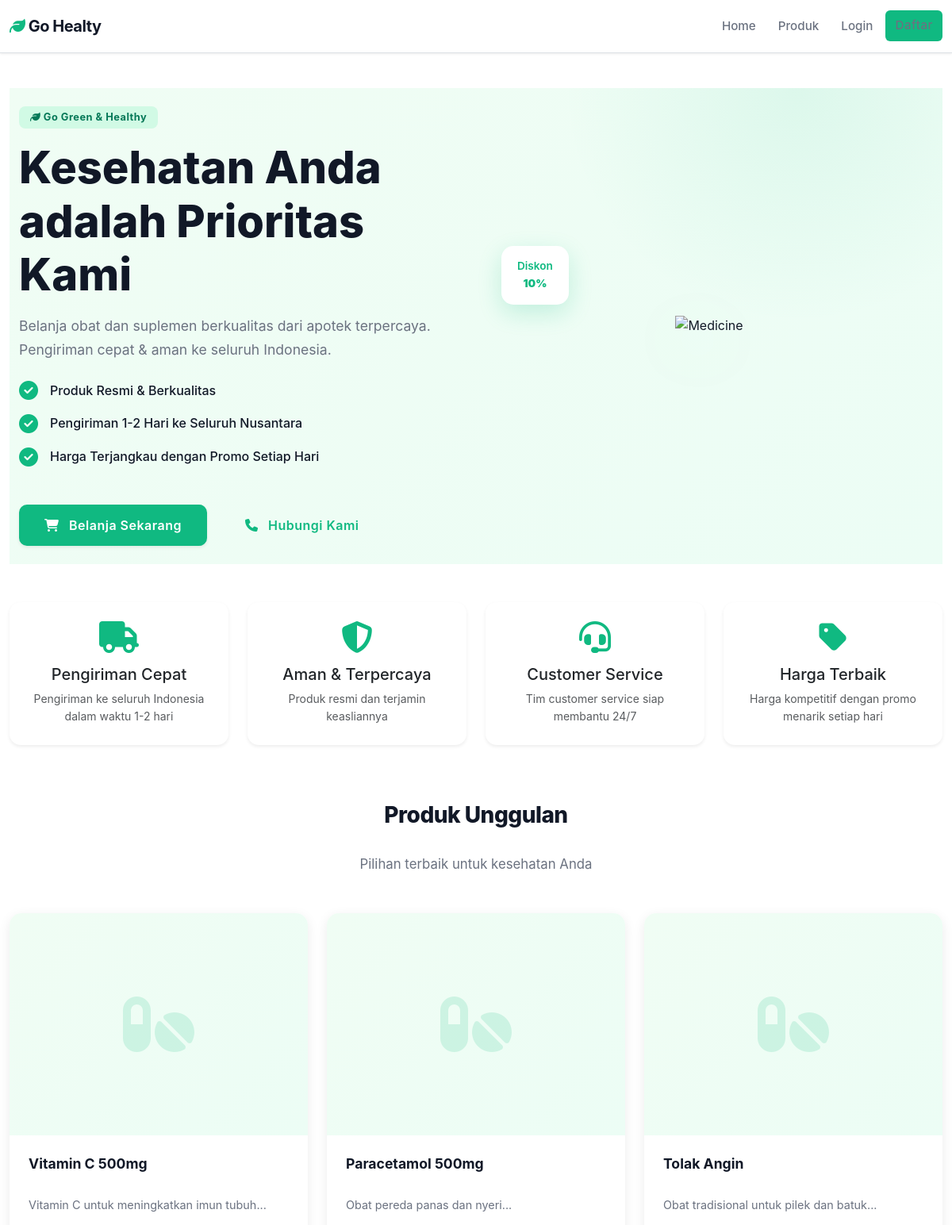
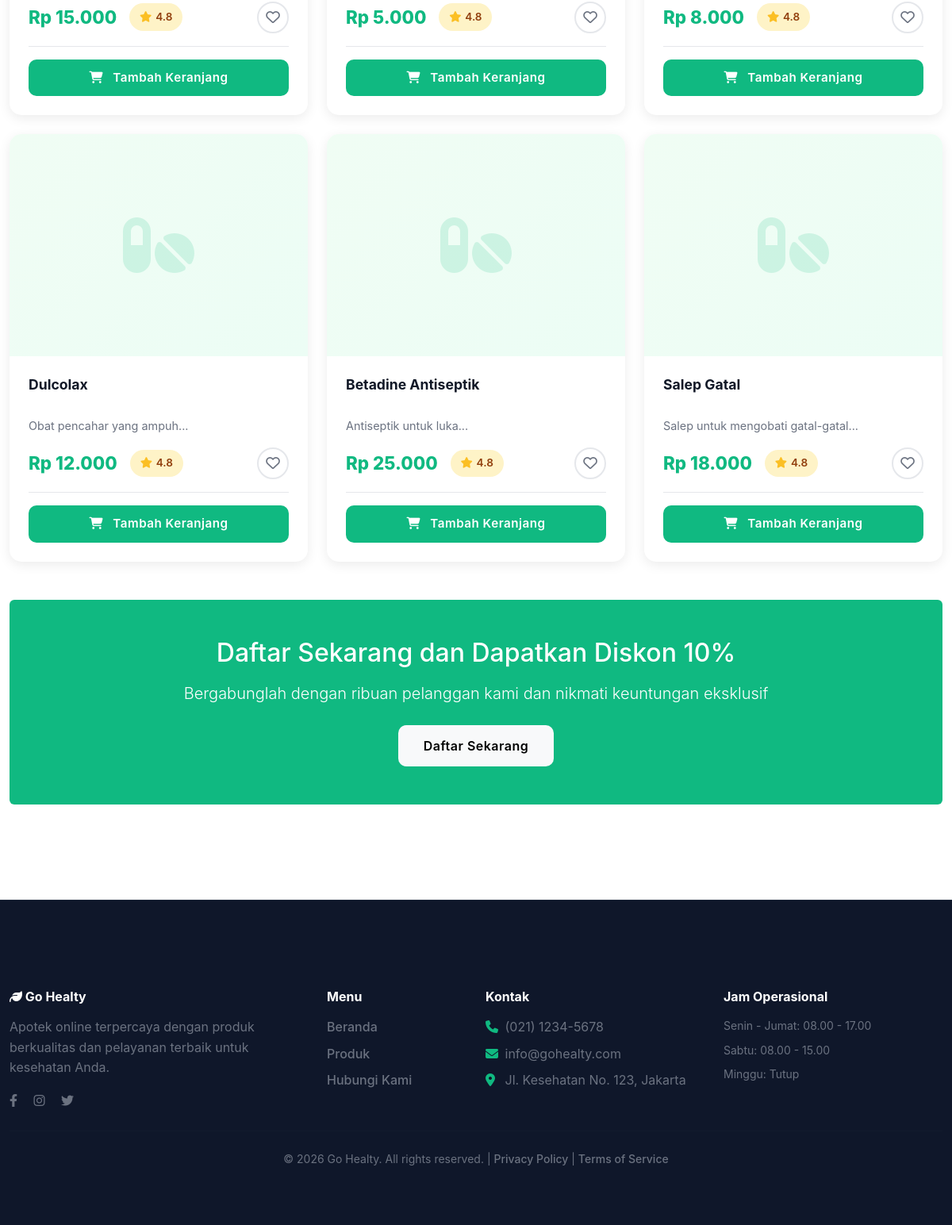
The page /pages/index.php on the database its author committed (2 pictures, top to bottom).
### tables this page shows
CREATE TABLE `medicines` (
  `medicine_id` int(11) NOT NULL,
  `medicine_name` varchar(100) NOT NULL,
  `category_id` int(11) NOT NULL,
  `description` text DEFAULT NULL,
  `composition` varchar(255) DEFAULT NULL,
  `price` decimal(10,2) NOT NULL,
  `stock` int(11) NOT NULL DEFAULT 0,
  `unit` varchar(50) DEFAULT NULL,
  `expiry_date` date DEFAULT NULL,
  `manufacturer` varchar(100) DEFAULT NULL,
  `image` varchar(255) DEFAULT NULL,
  `status` enum('available','unavailable') DEFAULT 'available',
  `created_at` timestamp NOT NULL DEFAULT current_timestamp(),
  `updated_at` timestamp NOT NULL DEFAULT current_timestamp() ON UPDATE current_timestamp(),
  `supplier_id` int(11) DEFAULT NULL
);

### includes/config.php (called while the page is built, shortened)
<?php
function isLoggedIn() {
    return isset($_SESSION['user_id']);
}
function formatCurrency($amount) {
    return "Rp " . number_format($amount, 0, ',', '.');
}
?>

### pages/index.php (the view, shortened to what this page needs)
<?php
require_once dirname(__FILE__) . '/../includes/header.php';
?>
<div class="container-fluid">
    <div class="hero-section-premium mb-5">
        <div class="container">
            <div class="row align-items-center min-vh-75">
                <div class="col-lg-6 pe-lg-5">
                    <span class="badge badge-success-soft mb-3">
                        <i class="fas fa-leaf"></i> Go Green & Healthy
                    </span>
                    <h1 class="hero-title mb-3">Kesehatan Anda adalah Prioritas Kami</h1>
                    <p class="hero-subtitle mb-4">Belanja obat dan suplemen berkualitas dari apotek terpercaya. Pengiriman cepat & aman ke seluruh Indonesia.</p>
                    <div class="hero-features mb-5">
                        <div class="feature-item d-flex align-items-center mb-3">
                            <i class="fas fa-check-circle" style="color: #10b981; font-size: 24px; margin-right: 15px;"></i>
                            <span>Produk Resmi & Berkualitas</span>
                        </div>
                        <div class="feature-item d-flex align-items-center mb-3">
                            <i class="fas fa-check-circle" style="color: #10b981; font-size: 24px; margin-right: 15px;"></i>
                            <span>Pengiriman 1-2 Hari ke Seluruh Nusantara</span>
                        </div>
                        <div class="feature-item d-flex align-items-center">
                            <i class="fas fa-check-circle" style="color: #10b981; font-size: 24px; margin-right: 15px;"></i>
                            <span>Harga Terjangkau dengan Promo Setiap Hari</span>
                        </div>
                    </div>
                    <div class="d-flex gap-3 flex-wrap">
                        <a href="<?php echo SITE_URL; ?>pages/products.php" class="btn btn-primary btn-lg shadow-sm">
                            <i class="fas fa-shopping-cart me-2"></i> Belanja Sekarang
                        </a>
                        <a href="<?php echo SITE_URL; ?>pages/contact.php" class="btn btn-outline-success btn-lg">
                            <i class="fas fa-phone me-2"></i> Hubungi Kami
                        </a>
                    </div>
                </div>
                <div class="col-lg-6 text-center">
                    <div class="hero-image-container">
                        <img src="<?php echo SITE_URL; ?>assets/img/hero-medicine.png" alt="Medicine" class="img-fluid hero-image" style="max-width: 100%; height: auto; filter: drop-shadow(0 20px 50px rgba(16, 185, 129, 0.15));">
                        <div class="floating-badge promo-badge">
                            <div class="promo-text">Diskon<br><strong>10%</strong></div>
                        </div>
                    </div>
                </div>
            </div>
        </div>
    </div>
</div>
<div class="container">
    <div class="row mb-5">
        <div class="col-md-3 mb-4">
            <div class="card border-0 text-center shadow-sm">
                <div class="card-body py-4">
                    <i class="fas fa-truck" style="font-size: 40px; color: #10b981; margin-bottom: 15px;"></i>
                    <h5 class="card-title">Pengiriman Cepat</h5>
                    <p class="card-text text-muted small">Pengiriman ke seluruh Indonesia dalam waktu 1-2 hari</p>
                </div>
            </div>
        </div>
        <div class="col-md-3 mb-4">
            <div class="card border-0 text-center shadow-sm">
                <div class="card-body py-4">
                    <i class="fas fa-shield-alt" style="font-size: 40px; color: #10b981; margin-bottom: 15px;"></i>
                    <h5 class="card-title">Aman & Terpercaya</h5>
                    <p class="card-text text-muted small">Produk resmi dan terjamin keasliannya</p>
                </div>
            </div>
        </div>
        <div class="col-md-3 mb-4">
            <div class="card border-0 text-center shadow-sm">
                <div class="card-body py-4">
                    <i class="fas fa-headset" style="font-size: 40px; color: #10b981; margin-bottom: 15px;"></i>
                    <h5 class="card-title">Customer Service</h5>
                    <p class="card-text text-muted small">Tim customer service siap membantu 24/7</p>
                </div>
            </div>
        </div>
        <div class="col-md-3 mb-4">
            <div class="card border-0 text-center shadow-sm">
                <div class="card-body py-4">
                    <i class="fas fa-tag" style="font-size: 40px; color: #10b981; margin-bottom: 15px;"></i>
                    <h5 class="card-title">Harga Terbaik</h5>
                    <p class="card-text text-muted small">Harga kompetitif dengan promo menarik setiap hari</p>
                </div>
            </div>
        </div>
    </div>
    <div class="mb-5">
        <div class="section-header mb-5">
            <h2 class="section-title">Produk Unggulan</h2>
            <p class="section-subtitle">Pilihan terbaik untuk kesehatan Anda</p>
        </div>
        <div class="row g-4">
            <?php
            $result = $conn->query("SELECT * FROM medicines WHERE status = 'available' LIMIT 6");
            if ($result->num_rows > 0) {
                while ($medicine = $result->fetch_assoc()) {
                    ?>
                    <div class="col-lg-4 col-md-6">
                        <div class="product-card-premium h-100">
                            <div class="product-image-wrapper">
                                <?php
                                if (!empty($medicine['image']) && file_exists(SITE_PATH . 'assets/img/medicines/' . $medicine['image'])) {
                                    ?>
                                    <img src="<?php echo SITE_URL; ?>assets/img/medicines/<?php echo htmlspecialchars($medicine['image']); ?>"
                                         alt="<?php echo htmlspecialchars($medicine['medicine_name']); ?>"
                                         class="product-image">
                                    <?php
                                } else {
                                    ?>
                                    <div class="product-image-placeholder">
                                    </div>
                                    <?php
                                }
                                ?>
                            </div>
                            <div class="product-body">
                                <h5 class="product-title"><?php echo htmlspecialchars($medicine['medicine_name']); ?></h5>
                                <p class="product-description"><?php echo htmlspecialchars(substr($medicine['description'], 0, 80)); ?>...</p>
                                <div class="product-footer">
                                    <div class="price-rating">
                                        <span class="product-price"><?php echo formatCurrency($medicine['price']); ?></span>
                                        <div class="rating">
                                            <i class="fas fa-star" style="color: #fbbf24;"></i>
                                            <span class="rating-text">4.8</span>
                                        </div>
                                    </div>
                                    <button class="btn-wishlist" title="Tambah ke Wishlist">
                                        <i class="far fa-heart"></i>
                                    </button>
                                </div>
                                <a href="<?php echo SITE_URL; ?>pages/product-detail.php?id=<?php echo $medicine['medicine_id']; ?>" class="btn btn-add-cart w-100">
                                    <i class="fas fa-shopping-cart me-2"></i> Tambah Keranjang
                                </a>
                            </div>
                        </div>
                    </div>
                    <?php
                }
            } else {
                echo '<p class="text-center">Produk tidak tersedia</p>';
            }
            ?>
        </div>
    </div>
    <div class="bg-green text-white rounded p-5 text-center mb-5" style="background-color: #10b981;">
        <h2 class="mb-3">Daftar Sekarang dan Dapatkan Diskon 10%</h2>
        <p class="lead mb-4">Bergabunglah dengan ribuan pelanggan kami dan nikmati keuntungan eksklusif</p>
        <?php if (!isLoggedIn()): ?>
            <a href="<?php echo SITE_URL; ?>pages/register.php" class="btn btn-light btn-lg">Daftar Sekarang</a>
        <?php else: ?>
            <p>Anda sudah terdaftar. Selamat berbelanja!</p>
        <?php endif; ?>
    </div>
</div>
<?php require_once dirname(__FILE__) . '/../includes/footer.php'; ?>

### rows shown on the page
medicines: medicine_name "Vitamin C 500mg", description "Vitamin C untuk meningkatkan imun tubuh", price "Rp 15.000"
medicines: medicine_name "Paracetamol 500mg", description "Obat pereda panas dan nyeri", price "Rp 5.000"
medicines: medicine_name "Tolak Angin", description "Obat tradisional untuk pilek dan batuk", price "Rp 8.000"
medicines: medicine_name "Dulcolax", description "Obat pencahar yang ampuh", price "Rp 12.000"
medicines: medicine_name "Betadine Antiseptik", description "Antiseptik untuk luka", price "Rp 25.000"
medicines: medicine_name "Salep Gatal", description "Salep untuk mengobati gatal-gatal", price "Rp 18.000"

### other values the page prints
SITE_NAME "Go Healty"
